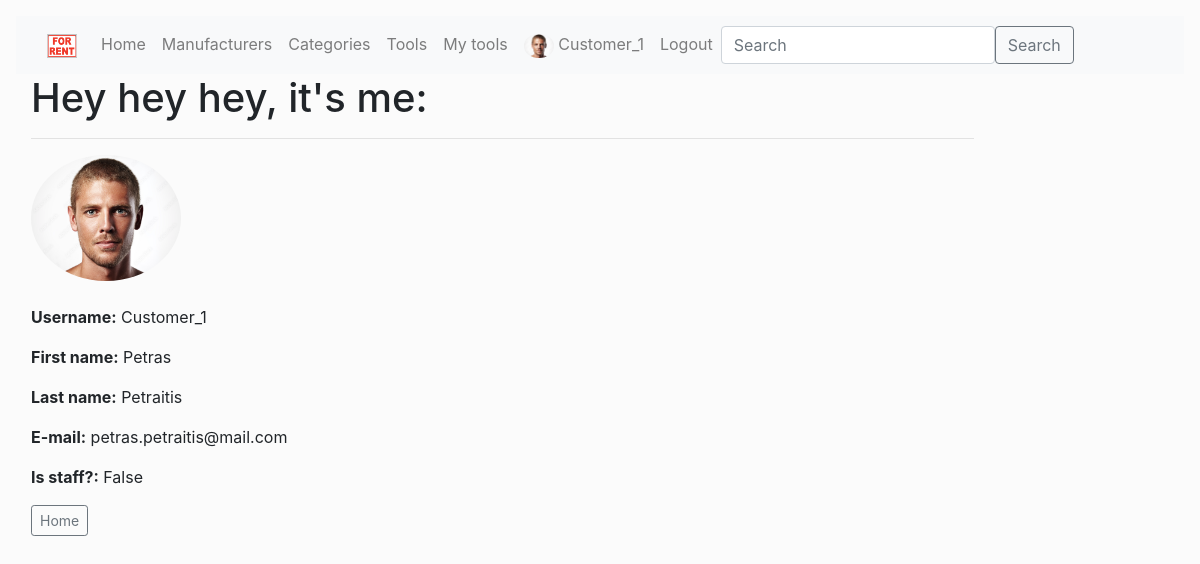
The page /accounts/user_profile/ (signed in) on the database its author committed.
### IFSP_app/models.py (models this page shows)
class User(AbstractUser):
    image = models.ImageField(null=True, blank=True)

### IFSP_app/views.py (the view)
# urls.py: path('accounts/user_profile/', views.user_profile, name='user_profile'),
@login_required
def user_profile(request):
    return render(request, 'registration/user_profile.html')

### templates/registration/user_profile.html
{% extends "base.html" %}
{% block content %}
<h1>Hey hey hey, it's me:</h1>
<hr>
    <img class="rounded-circle account-img" alt="" width="150" height="auto" src="{{ user.image.url }}">
<br>
<br>
<div class="media-body">
    <p><strong>Username:</strong> {{ user.username }}</p>
    <p><strong>First name:</strong> {{ user.first_name }}</p>
    <p><strong>Last name:</strong> {{ user.last_name }}</p>
    <p><strong>E-mail:</strong> {{ user.email }}</p>
    <p><strong>Is staff?:</strong> {{ user.is_staff }}</p>
</div>
<a class="btn btn-outline-secondary btn-sm" href="{% url 'home' %}">Home</a>
{% endblock content %}

### templates/base.html (shortened to what this page needs)
<!DOCTYPE html>
<html lang="en">
<head>
  <link rel="stylesheet" href="https://stackpath.bootstrapcdn.com/bootstrap/4.1.3/css/bootstrap.min.css">
  {% load static %}
  <link rel="stylesheet" href="{% static '/css/styles.css' %}">
</head>
<body>
    {% block navbar %}
    <nav class="navbar navbar-expand-lg navbar-light bg-light">
      <div class="container-fluid">
        <a class="navbar-brand" href="{% url 'home' %}">
            <img src="{% static '/img/for_rent.png' %}" alt="" width="30" height="24">
        </a>
        <div class="collapse navbar-collapse" id="navbarSupportedContent">
          <ul class="navbar-nav me-auto mb-2 mb-lg-0">
            <li class="nav-item">
              <a class="nav-link" aria-current="page" href="{% url 'home' %}">Home</a>
            </li>
            <li class="nav-item">
              <a class="nav-link" aria-current="page" href="{% url 'manufacturers' %}">Manufacturers</a>
            </li>
            <li class="nav-item">
              <a class="nav-link" aria-current="page" href="{% url 'categories' %}">Categories</a>
            </li>
            <li class="nav-item">
              <a class="nav-link" aria-current="page" href="{% url 'tools' %}">Tools</a>
            </li>
            {% if user.is_authenticated %}
            {% if user.is_superuser %}
            <li class="nav-item"><a class="nav-link" href="{% url 'user-tools' %}">All tool copies</a></li>
            <li class="nav-item"><a class="nav-link" href="{% url 'toolcopy-create'%}">New tool copy</a></li>
            {% else %}
            <li class="nav-item"><a class="nav-link" href="{% url 'user-tools' %}">My tools</a></li>
            {% endif %}
            {% if user.image %}
            <li class="nav-item"><a class="nav-link" href="{% url 'user_profile'%}">
              <img class="rounded-circle account-img" src="{{ user.image.url }}" alt="" width="30" height="24">
              {{ user.get_username }}</a>
            </li>
            {% endif %}
            <li class="nav-item"><a class="nav-link" href="{% url 'logout'%}">Logout</a></li>
            {% else %}
            <li class="nav-item"><a class="nav-link" href="{% url 'login'%}">Log in</a></li>
            <li class="nav-item"><a class="nav-link" href="{% url 'sign_up'%}">Sign up</a></li>
            {% endif %}
          </ul>
          <form action="{% url 'search' %}" method="get" class="d-flex">
            <input name="query" class="form-control me-2" type="search" placeholder="Search" aria-label="Search">
            <button class="btn btn-outline-secondary" type="submit">Search</button>
          </form>
        </div>
      </div>
    </nav>
    {% endblock %}
    <div class="col-sm-10 ">
        {% block content %}
        {% endblock %}
    </div>
</body>
</html>

### static/css/styles.css (style rules this page uses)
body { background-color: #fbfbfb; padding: 1rem; }

### rows shown on the page
User: image (picture), get_username "Customer_1", username "Customer_1", first_name "Petras", last_name "Petraitis", email "petras.petraitis@mail.com", is_staff "False"
